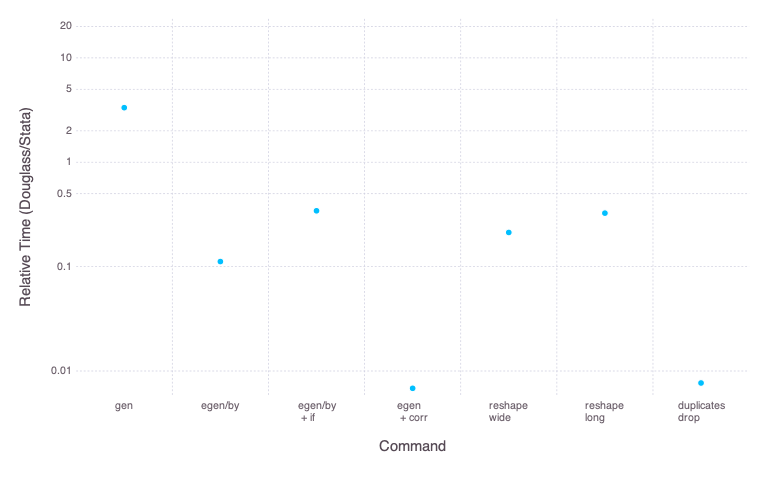

Julia code for this plot:

using DataFrames, Random, BenchmarkTools
using Douglass
using CategoricalArrays

rng = MersenneTwister(12345)

# This is similar to Mathieu Gomez's setup for benchmarking FixedEffectModels
N = 1_000_000
K = 100
id1 = rand(rng,1:div(N, K), N)
id2 = rand(rng, 1:K, N)
x1 = 5 * cos.(id1) + 5 * sin.(id2) + randn(N)
x2 =  cos.(id1) +  sin.(id2) + randn(N)
y= 3 .* x1 .+ 5 .* x2 .+ cos.(id1) .+ cos.(id2).^2 .+ randn(N)

df = DataFrame(id1 = categorical(id1), id2 = categorical(id2), x1 = x1, x2 = x2, y = y)
allowmissing!(df)

df.x2[rand(rng, 1:10,N) .> 8] .= missing
sort!(df, [:id2, :id1])

set_active_df(:df)
@time d"gen :z = :x1 + :x2"
@time d"drop :z"

# all times are from my 2020 MacBook Pro:
# julia> versioninfo()
# Julia Version 1.6.2
# Commit 1b93d53fc4 (2021-07-14 15:36 UTC)
# Platform Info:
#   OS: macOS (x86_64-apple-darwin18.7.0)
#   CPU: Intel(R) Core(TM) i9-9980HK CPU @ 2.40GHz
#   WORD_SIZE: 64
#   LIBM: libopenlibm
#   LLVM: libLLVM-11.0.1 (ORCJIT, skylake)
# Environment:
#   JULIA_EDITOR = code
#   JULIA_NUM_THREADS = 
# Stata is StataMP 15.1 (see code)

gen = @benchmark begin
    d"gen :z = :x1 + :x2"
    d"drop :z"
end

egen = @benchmark begin
    d"bysort :id2 (:id1): egen :z = mean(:x1)"
    d"drop :z"
end

egenif = @benchmark begin
    d"bysort :id2 (:id1): egen :z = mean(:x1) if :x1 .> 0.0"
    d"drop :z"
end

using Statistics
egenpair = @benchmark begin
    d"bysort :id2 (:id1): egen :z = cor(:x1,:x2) if :x1 .> 0.0"
    d"drop :z"
end

# RESHAPING:
rng = MersenneTwister(12345)

N = 1_000_000
K = 100
id1 = floor.(div.(collect(1:N),10))
id2 = mod.(collect(1:N),10)
x1 = 5 * cos.(id1) + 5 * sin.(id2) + randn(N)
x2 =  cos.(id1) +  sin.(id2) + randn(N)
y= 3 .* x1 .+ 5 .* x2 .+ cos.(id1) .+ cos.(id2).^2 .+ randn(N)

df = DataFrame(id1 = categorical(id1), id2 = categorical(id2), x1 = x1, x2 = x2, y = y)
allowmissing!(df)

sort!(df, [:id2, :id1])

df_cpy = deepcopy(df)
# warm up
d"reshape_wide :x1 :x2 :y, i(:id1) j(:id2)"
d"reshape_long :x1 :x2 :y, i(:id1) j(:id2)"
# now for real 
df = deepcopy(df_cpy)
reshapewide = @elapsed d"reshape_wide :x1 :x2 :y, i(:id1) j(:id2)"
reshapelong = @elapsed d"reshape_long :x1 :x2 :y, i(:id1) j(:id2)"

df = deepcopy(df_cpy)
d"duplicates_drop :id1 :id2"
df = deepcopy(df_cpy)
duplicatesdrop = @elapsed d"duplicates_drop :id1 :id2"

# plot the results

using DataFrames, CSV, Gadfly
results = CSV.read("benchmark/resultStata.csv", DataFrame)

rename!(results, :result => :stata)

results[!,:julia] = [median(gen).time/1e9, median(egen).time/1e9, median(egenif).time/1e9, median(egenpair).time/1e9, reshapewide, reshapelong, duplicatesdrop]

results[!,:relative] = results.julia ./ results.stata
results[!,:test] = ["gen", "egen/by", "egen/by\n + if", "egen\n + corr", "reshape\nwide", "reshape\nlong", "duplicates\ndrop"]

# p = plot(results, x = "test", y = "relative", Guide.ylabel("Relative Time (Douglass/Stata)"), Guide.xlabel("Command"), Guide.yticks(ticks= [0, 1, 2, 3, 4, 5 ]))
p = plot(results, x = "test", y = "relative",
    Scale.y_log(labels=d-> @sprintf("%2.2g",exp(d))),
    Guide.ylabel("Relative Time (Douglass/Stata)"), Guide.xlabel("Command"),
    Guide.yticks(ticks=log.([0.01, 0.1, 0.5, 1,2,5,10,20])),
    Theme(panel_fill=colorant"white", background_color=colorant"white")
) 

draw(SVG("benchmark/benchmark.svg", 8inch, 5inch), p)
using Cairo, Fontconfig
draw(PNG("benchmark/benchmark.png", 8inch, 5inch), p)
